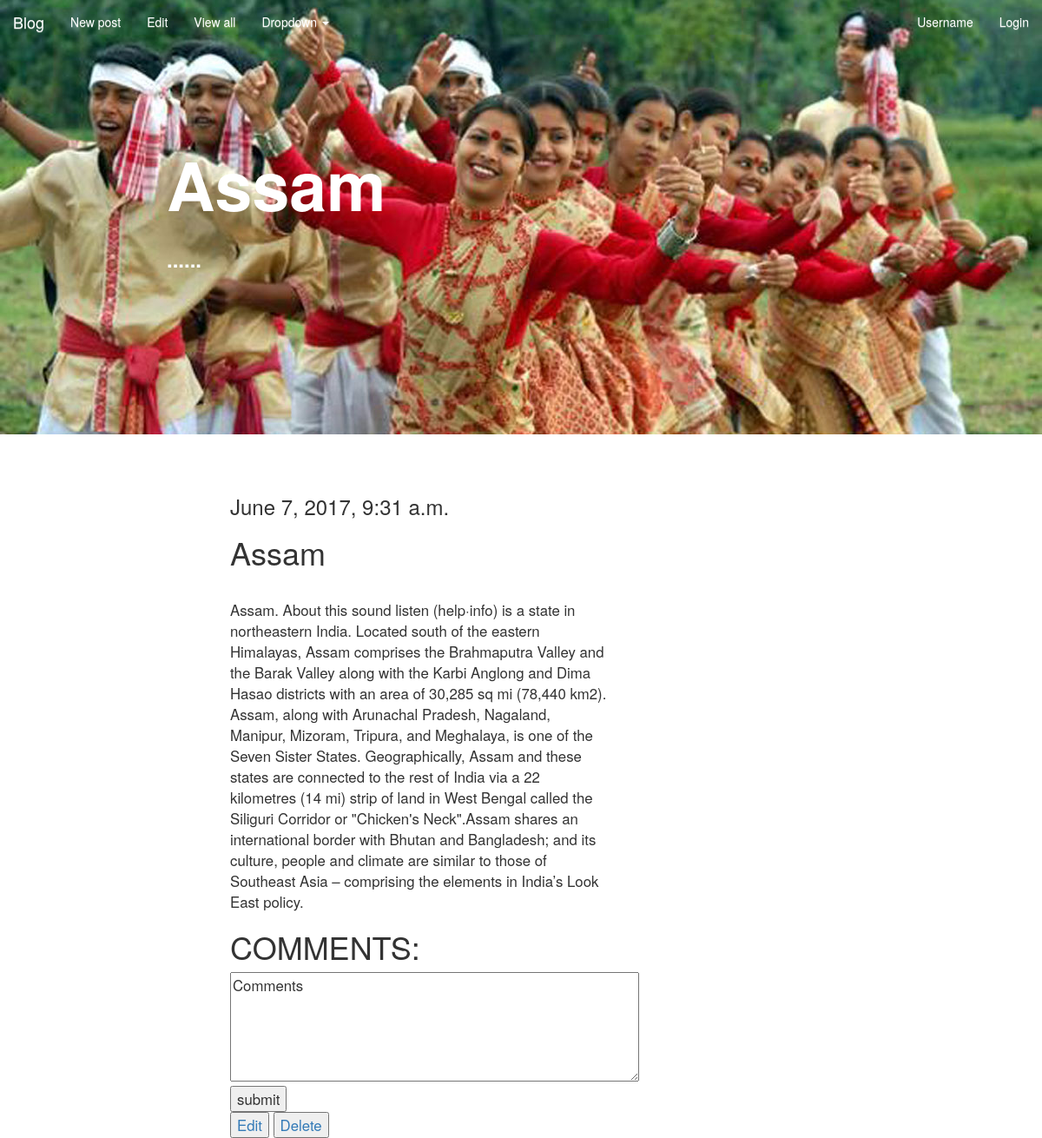
/blog/post/6/, run on the app's committed database.
### blog/models.py (models this page shows, shortened)
class Post(models.Model):
    title = models.CharField(max_length=500)
    date_created = models.DateTimeField(auto_now=True, auto_now_add=False)
    is_published = models.BooleanField(default=False)
    description = models.TextField(default="content")
    img = ImageField(upload_to='blog_img/')
    user = user = models.ForeignKey(User)

### blog/views.py (the view, shortened to what this page needs)
# urls.py: url(r'^post/(?P<pk>[0-9]+)/$', PostDetailView.as_view(), name="view_post"),
class PostDetailView(generic.DetailView):
    model = Post
    template_name = 'blog/view.html'
    def get_context_data(self, **kwargs):
        context = super(PostDetailView, self).get_context_data(**kwargs)
        comment = Comment.objects.filter(post=context['post'])
        context['comments'] = comment
        return context

### blog/templates/blog/view.html (shortened to what this page needs)
{% extends 'blog/base.html' %}
{% block body %}
    {% include 'blog/nav_bar.html'%}
    <div id="cover-detail" style="background-image: url('/media/{{ post.img }}');">
    <h1 id="cover-text">{{ post.title }}</h1>
    <h3 id="cover-subtext">...... </h3>
    </div>
    <div id="post-content">
    <div class="post-detail">
        <div class="container-fluid">
            <div class="row">
                <div class="col-md-8">
                    <h3> {{post.date_created}}</h3>
                    <h1>{{ post.title }}</h1>
                    <br>
                    <p>{{ post.description }}</p>
                    <h1>COMMENTS:</h1>
                    <form method="POST"  action="">
                        <textarea rows ="5" cols= "50" name= "comment_text">Comments</textarea>
                        <button type="submit">submit</button>
                    </form>
                    <a href="{% url 'edit_post' post.id %}"><button>Edit</button>
                    <a href="{% url 'del_post' post.id %}"><button>Delete</button>
                </div>
            </div>
        </div>
    </div>
    </div>
    <div class="footer">
        <div class="container-fluid">
            <div class="footer-data">
                <p> Created by Malavika P Pillai</p>
            </div>
        </div>
    </div>
{% endblock %}

### blog/static/blog/css/style.css (style rules this page uses)
#cover-detail { background-size: cover; background-repeat: no-repeat; height:500px; width: 100%; top: 0; position: absolute; }
#cover-text { padding-left: 16%; color: white; font-weight: 900; padding-top: 150px; font-size: 5.5em; }
#cover-subtext { color: white; padding-left: 16%; font-weight: 900; padding-top: 10px; }
#post-content { position: absolute; top: 550px; }
.post-detail { font-size: 1.2em; margin: 0 250px; }
.footer { width: 100%; height: 150px; margin-top: 20px; background-color: black; }
.footer-data { padding-top: 40px; margin-left: 250px; }

### data on the page
Post: img (picture), title "Assam", date_created "June 7, 2017, 9:31 a.m.", description "Assam. About this sound listen (help·info) is a state in northeastern India. Located south of the eastern Himalayas, Assam comprises the Brahmaputra Valley and the Barak Valley along with the Karbi Anglong and Dima Hasao districts with an area of 30,285 sq mi (78,440 km2). Assam, along with Arunachal Pradesh, Nagaland, Manipur, Mizoram, Tripura, and Meghalaya, is one of the Seven Sister States. Geographically, Assam and these states are connected to the rest of India via a 22 kilometres (14 mi) strip of land in West Bengal called the Siliguri Corridor or \"Chicken's Neck\".Assam shares an international border with Bhutan and Bangladesh; and its culture, people and climate are similar to those…"
